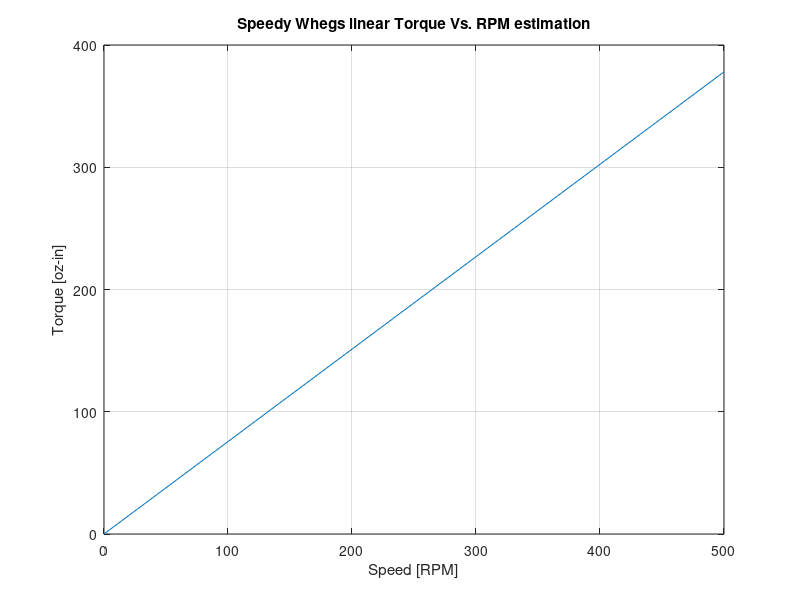

MATLAB code for this plot:
clear;clc
%% From Thesis_MotorCalc_OldDeWalts.m
MotorT_point1=30;
MotorRPM_point1=6190;
%% Plotting Robot Torque Vs. RPM
Trans=13;
t_point=MotorT_point1*(Trans-1); %-1 for some frictional loses in transmission.
RPM_point=MotorRPM_point1/Trans;
RPM=0:100:500;
Torq=(t_point/RPM_point)*RPM;
figure(9)
plot(RPM,Torq,'-','MarkerSize',20,'DisplayName','Estimated Performance');
xlabel('Speed [RPM]');ylabel('Torque [oz-in]');
title('Speedy Whegs linear Torque Vs. RPM estimation');hold on
set(gca, 'XTickLabel', get(gca, 'XTick'));
grid on
% ylim([0 250])